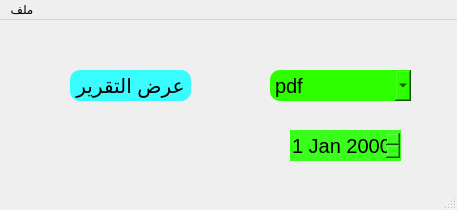
<?xml version="1.0" encoding="UTF-8"?>
<ui version="4.0">
 <class>window</class>
 <widget class="QMainWindow" name="window">
  <property name="geometry">
   <rect>
    <x>0</x>
    <y>0</y>
    <width>457</width>
    <height>210</height>
   </rect>
  </property>
  <property name="windowTitle">
   <string>Hr app [files]</string>
  </property>
  <widget class="QWidget" name="centralwidget">
   <widget class="QComboBox" name="comboBox">
    <property name="geometry">
     <rect>
      <x>270</x>
      <y>50</y>
      <width>141</width>
      <height>31</height>
     </rect>
    </property>
    <property name="styleSheet">
     <string notr="true">.QComboBox{
	background-color:rgb(46, 255, 0);
	border-radius:10px;
	font-size:20px;
}
.QComboBox:hover{
	background-color:rgb(28, 154, 0);
	border-radius:10px;
	font-size:20px;
}</string>
    </property>
    <item>
     <property name="text">
      <string>pdf</string>
     </property>
     <property name="icon">
      <iconset>
       <normaloff>icons/pdf.ico</normaloff>icons/pdf.ico</iconset>
     </property>
    </item>
    <item>
     <property name="text">
      <string>excel</string>
     </property>
     <property name="icon">
      <iconset>
       <normaloff>icons/excel.png</normaloff>icons/excel.png</iconset>
     </property>
    </item>
   </widget>
   <widget class="QPushButton" name="pushButton">
    <property name="geometry">
     <rect>
      <x>70</x>
      <y>50</y>
      <width>121</width>
      <height>31</height>
     </rect>
    </property>
    <property name="styleSheet">
     <string notr="true">.QPushButton{
	background-color:rgb(58, 252, 255);
	border-radius:10px;
	font-size:20px;
}
.QPushButton:hover{
	background-color:rgb(36, 158, 158);
	border-radius:10px;
	font-size:20px;
}</string>
    </property>
    <property name="text">
     <string>عرض التقرير</string>
    </property>
   </widget>
   <widget class="QDateEdit" name="dateEdit">
    <property name="geometry">
     <rect>
      <x>290</x>
      <y>110</y>
      <width>111</width>
      <height>31</height>
     </rect>
    </property>
    <property name="styleSheet">
     <string notr="true">.QDateEdit{
	background-color:rgb(58, 255, 28);
	border-radius:30px;
	font-size:20px;
}
.QDateEdit:hover{
	background-color:rgb(41, 181, 19);
	border-radius:30px;
	font-size:20px;
}</string>
    </property>
   </widget>
  </widget>
  <widget class="QMenuBar" name="menubar">
   <property name="geometry">
    <rect>
     <x>0</x>
     <y>0</y>
     <width>457</width>
     <height>21</height>
    </rect>
   </property>
   <widget class="QMenu" name="menu">
    <property name="title">
     <string>ملف</string>
    </property>
    <addaction name="action"/>
    <addaction name="separator"/>
    <addaction name="action_3"/>
   </widget>
   <addaction name="menu"/>
  </widget>
  <widget class="QStatusBar" name="statusbar"/>
  <action name="action">
   <property name="text">
    <string>فتح ملف</string>
   </property>
  </action>
  <action name="action_3">
   <property name="text">
    <string>خروج</string>
   </property>
  </action>
 </widget>
 <resources/>
 <connections/>
</ui>
